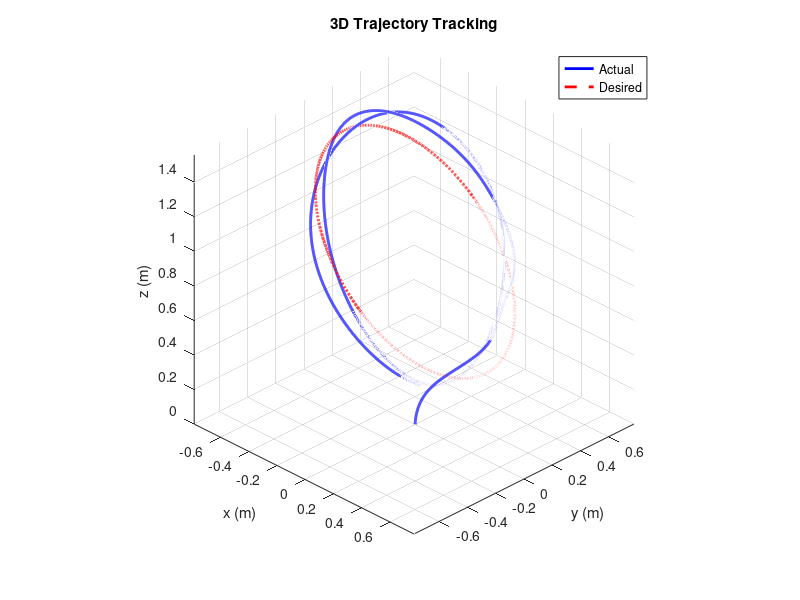
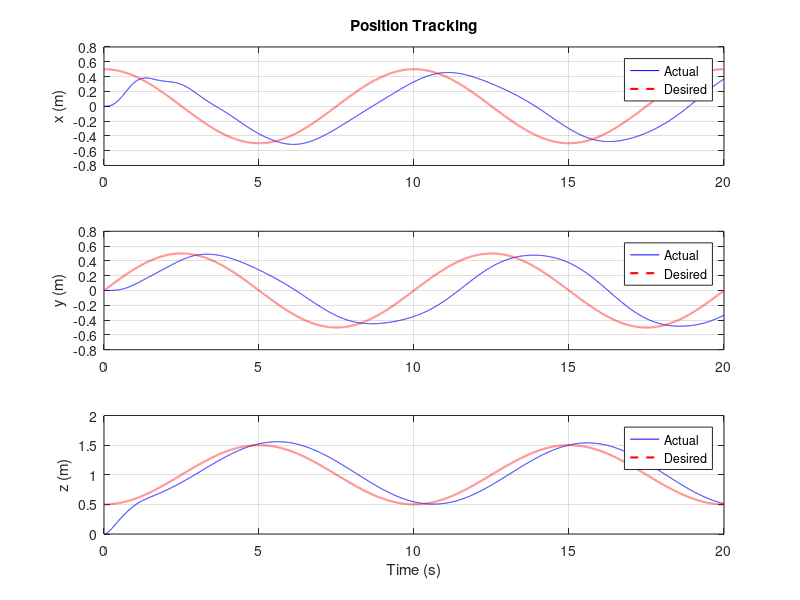
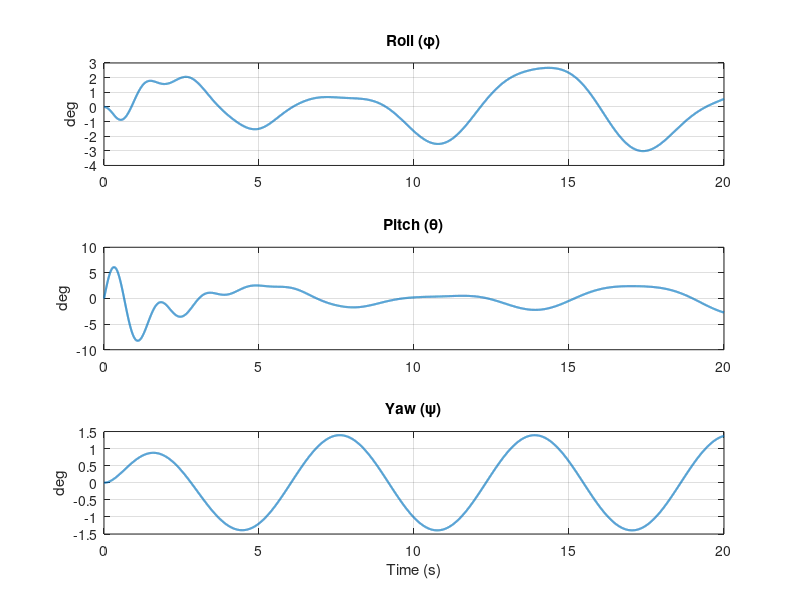

Reproduce these figures in MATLAB, in order.
%% =========================================================================
%% 3D Trajectory Control Simulation for Quadrotor (COMPLETED VERSION)
%% =========================================================================
function QuadrotorPID()
%% =========================================================================
%% 1. PARAMETER INITIALIZATION
%% =========================================================================
clearvars; clc; close all;
% Physical parameters
m = 1.121;         % Quadrotor mass (kg)
g = 9.81;          % Gravity acceleration (m/s^2)

Ixx = 0.01;          % Moments of inertia (kg*m^2)
Iyy = 0.01;
Izz = 0.0148;
Ir = 2.83e-5;       % Rotor moment of inertia

k = 2.98e-5;       % Lift constant
b = 3.23e-7;       % Drag constant
l = 0.25;          % Arm length (m)

Ax = 5.56e-4;       % Drag coefficients
Ay = 5.56e-4;
Az = 6.35e-4;

%% =========================================================================
%% 2. INITIAL CONDITIONS & SIMULATION TIMING
%% =========================================================================
% Initial state vector x0 (12 x 1)
% [x, y, z, vx, vy, vz, phi, theta, psi, phi_dot, theta_dot, psi_dot]

x0 = zeros(12, 1);  

t0 = 0;         
Tf = 20;        

%% =========================================================================
%% 3. DIFFERENTIAL EQUATION SOLVER (ODE45)
%% =========================================================================
opts = odeset('RelTol', 1e-3, 'AbsTol', 1e-5, 'MaxStep', 0.02);

% Function handle directly calls nested function 'f'
[t, X] = ode45(@f, [t0 Tf], x0, opts);

% Extract states
x = X(:,1);
y = X(:,2);
z = X(:,3);

phi = X(:,7);
theta = X(:,8);
psi = X(:,9);

%% =========================================================================
%% 4. REFERENCE TRAJECTORY GENERATION FOR PLOTTING
%% =========================================================================
xd = 0.5 * cos(pi * t / 5);
yd = 0.5 * sin(pi * t / 5);
zd = 1 - 0.5 * cos(pi * t / 5);

%% =========================================================================
%% 5. PLOTTING RESULTS
%% =========================================================================
figure(1);
plot3(x, y, z, 'b', 'LineWidth', 2); hold on;
plot3(xd, yd, zd, 'r--', 'LineWidth', 2);
grid on;
xlabel('x (m)'); ylabel('y (m)'); zlabel('z (m)');
legend('Actual', 'Desired');
title('3D Trajectory Tracking');
axis equal; view(45, 30);

figure(2);
subplot(3,1,1); plot(t, x, 'b', t, xd, 'r--', 'LineWidth', 1.5); grid on;
ylabel('x (m)'); legend('Actual','Desired')
title('Position Tracking');
subplot(3,1,2); plot(t, y, 'b', t, yd, 'r--', 'LineWidth', 1.5); grid on;
ylabel('y (m)'); legend('Actual','Desired')
subplot(3,1,3); plot(t, z, 'b', t, zd, 'r--', 'LineWidth', 1.5); grid on;
ylabel('z (m)'); xlabel('Time (s)');  legend('Actual','Desired')

figure(3);
subplot(3,1,1); plot(t, rad2deg(phi), 'LineWidth', 1.5);
title('Roll (\phi)'); grid on; ylabel('deg');
subplot(3,1,2); plot(t, rad2deg(theta), 'LineWidth', 1.5);
title('Pitch (\theta)'); grid on; ylabel('deg');
subplot(3,1,3); plot(t, rad2deg(psi), 'LineWidth', 1.5);
title('Yaw (\psi)'); grid on; ylabel('deg'); xlabel('Time (s)');

%% =========================================================================
%% CONTROL FUNCTION
%% =========================================================================
function deq = f(t, X)
    persistent int_p int_a t_prev
    if isempty(int_p)
        int_p = zeros(3,1);
        int_a = zeros(3,1);
        t_prev = t;
    end
    
    dt = max(t - t_prev, 1e-6); % Dynamic time step
    t_prev = t;

    % Reference Trajectory
    xd = 0.5*cos(pi*t/5);
    yd = 0.5*sin(pi*t/5);
    zd = 1 - 0.5*cos(pi*t/5);
    ref = [xd; yd; zd];
    psi_d = 0;

    x = X(1); y = X(2); z = X(3);
    x_dot = X(4); y_dot = X(5); z_dot = X(6);

    phi = X(7); theta = X(8); psi = X(9);
    phi_dot = X(10); theta_dot = X(11); psi_dot = X(12);
    
    pos = [x y z]';
    v = [x_dot y_dot z_dot]';
    att = [phi theta psi]';
    att_v = [phi_dot theta_dot psi_dot]';

    % External Disturbances
    dx = 0.3*sin(t);
    dy = 0.3*sin(t);
    dz = 0.1*cos(0.5*t);
    dphi = 0.2*sin(2*t);
    dtheta = 0.2*sin(2*t);
    dpsi = 0.1*sin(t);

%% =========================================================================
%% Parameters of PID for Positions Controller and Attitudes Controller
%% =========================================================================
    Kp_p = [6; 6; 8];
    Ki_p = [1; 1; 1];
    Kd_p = [8; 8; 5];

    Kp_a = [10; 10; 4];
    Ki_a = [2; 2; 3];
    Kd_a = [4; 4; 2];

%% =========================================================================
%% Outer Loop: Position Control
%% =========================================================================
    e_p = ref - pos;
    e_v = -v; 
    int_p = int_p + e_p * dt;

    u = Kp_p.*e_p + Kd_p.*e_v + Ki_p.*int_p;
    ux = u(1); uy = u(2); uz = u(3);

    % Thrust and Desired Roll/Pitch
    T = m * sqrt(ux^2 + uy^2 + (uz + g)^2); 
    
    phi_d   = asin((ux*sin(psi_d) - uy*cos(psi_d)) / sqrt(ux^2 + uy^2 + (uz + g)^2));

    theta_d = atan((ux*cos(psi_d) + uy*sin(psi_d)) / (uz + g));

    att_ref = [phi_d theta_d psi_d]';

%% =========================================================================
%% Inner Loop: Attitude Control
%% =========================================================================    
    e_a = att_ref - att;
    e_attv = -att_v;
    int_a = int_a + e_a * dt;

    tau = Kp_a .* e_a + Kd_a .* e_attv + Ki_a .* int_a;
    tau_phi = tau(1);
    tau_theta = tau(2);
    tau_psi = tau(3);

    % Motor speeds
    w1 = sqrt(max(0,T/(4*k) - tau_theta/(2*k*l) - tau_psi/(4*b)));
    w2 = sqrt(max(0,T/(4*k) - tau_phi  /(2*k*l) + tau_psi/(4*b)));
    w3 = sqrt(max(0,T/(4*k) + tau_theta/(2*k*l) - tau_psi/(4*b)));
    w4 = sqrt(max(0,T/(4*k) + tau_phi  /(2*k*l) + tau_psi/(4*b)));

    w_alpha = w1 - w2 + w3 - w4;

    % % Derivative equations of attitudes
    phi_dot2 = (tau_phi + (Iyy - Izz)*theta_dot*psi_dot + Ir*w_alpha*theta_dot + dphi)/Ixx;

    theta_dot2 = (tau_theta + (Izz - Ixx)*phi_dot*psi_dot - Ir*w_alpha*phi_dot + dtheta)/Iyy;

    psi_dot2 = (tau_psi + (Ixx - Iyy)*phi_dot*theta_dot + dpsi)/Izz;

    % % Derivative equations of positions
    x_dot2 = (T/m)*( cos(phi)*sin(theta)*cos(psi) + sin(phi)*sin(psi)) - (Ax/m)*x_dot + dx;

    y_dot2 = (T/m)*( cos(phi)*sin(theta)*sin(psi) - sin(phi)*cos(psi)) - (Ay/m)*y_dot + dy;

    z_dot2 = (T/m)*cos(phi)*cos(theta) - g - (Az/m)*z_dot + dz;

    % Derivatives Vector Output
    deq = zeros(12,1);
    deq(1) = x_dot;
    deq(2) = y_dot;
    deq(3) = z_dot;

    deq(4) = x_dot2;
    deq(5) = y_dot2;
    deq(6) = z_dot2;

    deq(7) = phi_dot;
    deq(8) = theta_dot;
    deq(9) = psi_dot;

    deq(10) = phi_dot2;
    deq(11) = theta_dot2;
    deq(12) = psi_dot2;
end

%% =========================================================================
%% HELPER FUNCTION
%% =========================================================================
function y = sat(u, a, b)
    y = min(max(u, a), b);
end
end
